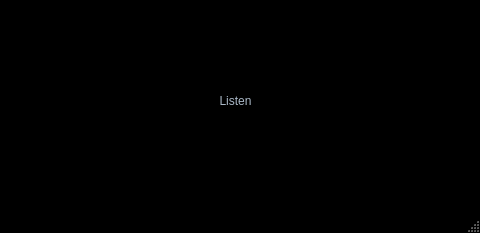
<?xml version="1.0" encoding="UTF-8"?>
<ui version="4.0">
 <class>MainWindow</class>
 <widget class="QMainWindow" name="MainWindow">
  <property name="geometry">
   <rect>
    <x>0</x>
    <y>0</y>
    <width>480</width>
    <height>233</height>
   </rect>
  </property>
  <property name="windowTitle">
   <string>MainWindow</string>
  </property>
  <property name="styleSheet">
   <string notr="true">/*
AMOLED Style Sheet for QT Applications
Author: Jaime A. Quiroga P.
Company: GTRONICK
Last updated: 01/10/2021, 15:49.
Available at: https://github.com/GTRONICK/QSS/blob/master/AMOLED.qss
*/
QMainWindow {
	background-color:#000000;
}
QDialog {
	background-color:#000000;
}
QColorDialog {
	background-color:#000000;
}
QTextEdit {
	background-color:#000000;
	color: #a9b7c6;
}
QPlainTextEdit {
	selection-background-color:#f39c12;
	background-color:#000000;
	border: 1px solid #FF00FF;
	color: #a9b7c6;
}
QPushButton{
	border: 1px transparent;
	color: #a9b7c6;
	padding: 2px;
	background-color: #000000;
}
QPushButton::default{
	border: 1px transparent;
	color: #a9b7c6;
	padding: 2px;
	background-color: #000000;
}
QPushButton:hover{
	border-style: solid;
	border-top-color: transparent;
	border-right-color: transparent;
	border-left-color: transparent;
	border-bottom-color: #FF00FF;
	border-bottom-width: 1px;
	border-bottom-radius: 6px;
	border-style: solid;
	color: #FFFFFF;
	padding-bottom: 2px;
	background-color: #000000;
}
QPushButton:pressed{
	border-style: solid;
	border-top-color: transparent;
	border-right-color: transparent;
	border-left-color: transparent;
	border-bottom-color: #FF00FF;
	border-bottom-width: 2px;
	border-bottom-radius: 6px;
	border-style: solid;
	color: #e67e22;
	padding-bottom: 1px;
	background-color: #000000;
}
QPushButton:disabled{
	border-style: solid;
	border-top-color: transparent;
	border-right-color: transparent;
	border-left-color: transparent;
	border-bottom-color: transparent;
	border-bottom-width: 2px;
	border-bottom-radius: 6px;
	border-style: solid;
	color: #808086;
	padding-bottom: 1px;
	background-color: #000000;
}
QToolButton {
	border-style: solid;
	border-top-color: transparent;
	border-right-color: transparent;
	border-left-color: transparent;
	border-bottom-color: #e67e22;
	border-bottom-width: 1px;
	border-style: solid;
	color: #a9b7c6;
	padding: 2px;
	background-color: #000000;
}
QToolButton:hover{
	border-style: solid;
	border-top-color: transparent;
	border-right-color: transparent;
	border-left-color: transparent;
	border-bottom-color: #e67e22;
	border-bottom-width: 2px;
	border-bottom-radius: 6px;
	border-style: solid;
	color: #FFFFFF;
	padding-bottom: 1px;
	background-color: #000000;
}
QLineEdit {
	border-width: 1px; border-radius: 4px;
	border-color: rgb(58, 58, 58);
	border-style: inset;
	padding: 0 8px;
	color: #a9b7c6;
	background:#000000;
	selection-background-color:#007b50;
	selection-color: #FFFFFF;
}
QLabel {
	color: #a9b7c6;
}
QLCDNumber {
	color: #e67e22;
}
QProgressBar {
	text-align: center;
	color: rgb(240, 240, 240);
	border-width: 1px; 
	border-radius: 10px;
	border-color: rgb(58, 58, 58);
	border-style: inset;
	background-color:#000000;
}
QProgressBar::chunk {
	background-color: #e67e22;
	border-radius: 5px;
}
QMenu{
	background-color:#000000;
}
QMenuBar {
	background:rgb(0, 0, 0);
	color: #a9b7c6;
}
QMenuBar::item {
  	spacing: 3px; 
	padding: 1px 4px;
  	background: transparent;
}
QMenuBar::item:selected { 
  	border-style: solid;
	border-top-color: transparent;
	border-right-color: transparent;
	border-left-color: transparent;
	border-bottom-color: #e67e22;
	border-bottom-width: 1px;
	border-bottom-radius: 6px;
	border-style: solid;
	color: #FFFFFF;
	padding-bottom: 0px;
	background-color: #000000;
}
QMenu::item:selected {
	border-style: solid;
	border-top-color: transparent;
	border-right-color: transparent;
	border-left-color: #e67e22;
	border-bottom-color: transparent;
	border-left-width: 2px;
	color: #FFFFFF;
	padding-left:15px;
	padding-top:4px;
	padding-bottom:4px;
	padding-right:7px;
	background-color:#000000;
}
QMenu::item {
	border-style: solid;
	border-top-color: transparent;
	border-right-color: transparent;
	border-left-color: transparent;
	border-bottom-color: transparent;
	border-bottom-width: 1px;
	border-style: solid;
	color: #a9b7c6;
	padding-left:17px;
	padding-top:4px;
	padding-bottom:4px;
	padding-right:7px;
	background-color:#000000;
}
QTabWidget {
	color:rgb(0,0,0);
	background-color:#000000;
}
QTabWidget::pane {
		border-color: rgb(77,77,77);
		background-color:#000000;
		border-style: solid;
		border-width: 1px;
    	border-radius: 6px;
}
QTabBar::tab {
	border-style: solid;
	border-top-color: transparent;
	border-right-color: transparent;
	border-left-color: transparent;
	border-bottom-color: transparent;
	border-bottom-width: 1px;
	border-style: solid;
	color: #808086;
	padding: 3px;
	margin-left:3px;
	background-color:#000000;
}
QTabBar::tab:selected, QTabBar::tab:last:selected, QTabBar::tab:hover {
  	border-style: solid;
	border-top-color: transparent;
	border-right-color: transparent;
	border-left-color: transparent;
	border-bottom-color: #e67e22;
	border-bottom-width: 2px;
	border-style: solid;
	color: #FFFFFF;
	padding-left: 3px;
	padding-bottom: 2px;
	margin-left:3px;
	background-color:#000000;
}

QCheckBox {
	color: #a9b7c6;
	padding: 2px;
}
QCheckBox:disabled {
	color: #808086;
	padding: 2px;
}

QCheckBox:hover {
	border-radius:4px;
	border-style:solid;
	padding-left: 1px;
	padding-right: 1px;
	padding-bottom: 1px;
	padding-top: 1px;
	border-width:1px;
	border-color: rgb(87, 97, 106);
	background-color:#000000;
}
QCheckBox::indicator:checked {

	height: 10px;
	width: 10px;
	border-style:solid;
	border-width: 1px;
	border-color: #e67e22;
	color: #a9b7c6;
	background-color: #e67e22;
}
QCheckBox::indicator:unchecked {

	height: 10px;
	width: 10px;
	border-style:solid;
	border-width: 1px;
	border-color: #e67e22;
	color: #a9b7c6;
	background-color: transparent;
}
QRadioButton {
	color: #a9b7c6;
	background-color:#000000;
	padding: 1px;
}
QRadioButton::indicator:checked {
	height: 10px;
	width: 10px;
	border-style:solid;
	border-radius:5px;
	border-width: 1px;
	border-color: #e67e22;
	color: #a9b7c6;
	background-color: #e67e22;
}
QRadioButton::indicator:!checked {
	height: 10px;
	width: 10px;
	border-style:solid;
	border-radius:5px;
	border-width: 1px;
	border-color: #e67e22;
	color: #a9b7c6;
	background-color: transparent;
}
QStatusBar {
	color:#34e8eb;
}
QSpinBox {
	color: #a9b7c6;	
	background-color:#000000;
}
QDoubleSpinBox {
	color: #a9b7c6;	
	background-color:#000000;
}
QTimeEdit {
	color: #a9b7c6;	
	background-color:#000000;
}
QDateTimeEdit {
	color: #a9b7c6;	
	background-color:#000000;
}
QDateEdit {
	color: #a9b7c6;	
	background-color:#000000;
}
QComboBox {
	color: #a9b7c6;	
	background: #1e1d23;
}
QComboBox:editable {
	background: #1e1d23;
	color: #a9b7c6;
	selection-background-color:#000000;
}
QComboBox QAbstractItemView {
	color: #a9b7c6;	
	background: #1e1d23;
	selection-color: #FFFFFF;
	selection-background-color:#000000;
}
QComboBox:!editable:on, QComboBox::drop-down:editable:on {
	color: #a9b7c6;	
	background: #1e1d23;
}
QFontComboBox {
	color: #a9b7c6;	
	background-color:#000000;
}
QToolBox {
	color: #a9b7c6;
	background-color:#000000;
}
QToolBox::tab {
	color: #a9b7c6;
	background-color:#000000;
}
QToolBox::tab:selected {
	color: #FFFFFF;
	background-color:#000000;
}
QScrollArea {
	color: #FFFFFF;
	background-color:#000000;
}
QSlider::groove:horizontal {
	height: 5px;
	background: #e67e22;
}
QSlider::groove:vertical {
	width: 5px;
	background: #e67e22;
}
QSlider::handle:horizontal {
	background: qlineargradient(x1:0, y1:0, x2:1, y2:1, stop:0 #b4b4b4, stop:1 #8f8f8f);
	border: 1px solid #5c5c5c;
	width: 14px;
	margin: -5px 0;
	border-radius: 7px;
}
QSlider::handle:vertical {
	background: qlineargradient(x1:1, y1:1, x2:0, y2:0, stop:0 #b4b4b4, stop:1 #8f8f8f);
	border: 1px solid #5c5c5c;
	height: 14px;
	margin: 0 -5px;
	border-radius: 7px;
}
QSlider::add-page:horizontal {
    background: white;
}
QSlider::add-page:vertical {
    background: white;
}
QSlider::sub-page:horizontal {
    background: #e67e22;
}
QSlider::sub-page:vertical {
    background: #e67e22;
}
QScrollBar:horizontal {
	max-height: 20px;
	background: rgb(0,0,0);
	border: 1px transparent grey;
	margin: 0px 20px 0px 20px;
}
QScrollBar::handle:horizontal {
	background-color: qlineargradient(x1:0, y1:0, x2:0, y2:1, stop:0 rgba(255, 0, 0, 0), stop:0.7 rgba(255, 0, 0, 0), stop:0.71 rgb(230, 126, 34), stop:1 rgb(230, 126, 34));
	border-style: solid;
	border-width: 1px;
	border-color: rgb(0,0,0);
	min-width: 25px;
}
QScrollBar::handle:horizontal:hover {
	background: rgb(230, 126, 34);
	border-style: solid;
	border-width: 1px;
	border-color: rgb(0,0,0);
	min-width: 25px;
}
QScrollBar::add-line:horizontal {
  	border: 1px solid;
  	border-color: rgb(0,0,0);
  	background-color: qlineargradient(x1:0, y1:0, x2:0, y2:1, stop:0 rgba(255, 0, 0, 0), stop:0.7 rgba(255, 0, 0, 0), stop:0.71 rgb(230, 126, 34), stop:1 rgb(230, 126, 34));
  	width: 20px;
  	subcontrol-position: right;
  	subcontrol-origin: margin;
}
QScrollBar::add-line:horizontal:hover {
  	border: 1px solid;
  	border-color: rgb(0,0,0);
	border-radius: 8px;
  	background: rgb(230, 126, 34);
  	height: 16px;
  	width: 16px;
  	subcontrol-position: right;
  	subcontrol-origin: margin;
}
QScrollBar::add-line:horizontal:pressed {
  	border: 1px solid;
  	border-color: grey;
	border-radius: 8px;
  	background: rgb(230, 126, 34);
  	height: 16px;
  	width: 16px;
  	subcontrol-position: right;
  	subcontrol-origin: margin;
}
QScrollBar::sub-line:horizontal {
  	border: 1px solid;
  	border-color: rgb(0,0,0);
  	background-color: qlineargradient(x1:0, y1:0, x2:0, y2:1, stop:0 rgba(255, 0, 0, 0), stop:0.7 rgba(255, 0, 0, 0), stop:0.71 rgb(230, 126, 34), stop:1 rgb(230, 126, 34));
  	width: 20px;
  	subcontrol-position: left;
  	subcontrol-origin: margin;
}
QScrollBar::sub-line:horizontal:hover {
  	border: 1px solid;
  	border-color: rgb(0,0,0);
	border-radius: 8px;
  	background: rgb(230, 126, 34);
  	height: 16px;
  	width: 16px;
  	subcontrol-position: left;
  	subcontrol-origin: margin;
}
QScrollBar::sub-line:horizontal:pressed {
  	border: 1px solid;
  	border-color: grey;
	border-radius: 8px;
  	background: rgb(230, 126, 34);
  	height: 16px;
  	width: 16px;
  	subcontrol-position: left;
  	subcontrol-origin: margin;
}
QScrollBar::left-arrow:horizontal {
  	border: 1px transparent grey;
  	border-radius: 3px;
  	width: 6px;
  	height: 6px;
 	background: rgb(0,0,0);
}
QScrollBar::right-arrow:horizontal {
	border: 1px transparent grey;
	border-radius: 3px;
  	width: 6px;
  	height: 6px;
 	background: rgb(0,0,0);
}
QScrollBar::add-page:horizontal, QScrollBar::sub-page:horizontal {
 	background: none;
} 
QScrollBar:vertical {
	max-width: 20px;
	background: rgb(0,0,0);
	border: 1px transparent grey;
	margin: 20px 0px 20px 0px;
}
QScrollBar::add-line:vertical {
	border: 1px solid;
  	border-color: rgb(0,0,0);
  	background-color: qlineargradient(x1:0, y1:0, x2:1, y2:0, stop:0 rgba(255, 0, 0, 0), stop:0.7 rgba(255, 0, 0, 0), stop:0.71 rgb(230, 126, 34), stop:1 rgb(230, 126, 34));
  	height: 20px;
  	subcontrol-position: bottom;
  	subcontrol-origin: margin;
}
QScrollBar::add-line:vertical:hover {
  	border: 1px solid;
  	border-color: rgb(0,0,0);
	border-radius: 8px;
  	background: rgb(230, 126, 34);
  	height: 16px;
  	width: 16px;
  	subcontrol-position: bottom;
  	subcontrol-origin: margin;
}
QScrollBar::add-line:vertical:pressed {
  	border: 1px solid;
  	border-color: grey;
	border-radius: 8px;
  	background: rgb(230, 126, 34);
  	height: 16px;
  	width: 16px;
  	subcontrol-position: bottom;
  	subcontrol-origin: margin;
}
QScrollBar::sub-line:vertical {
  	border: 1px solid;
  	border-color: rgb(0,0,0);
	background-color: qlineargradient(x1:0, y1:0, x2:1, y2:0, stop:0 rgba(255, 0, 0, 0), stop:0.7 rgba(255, 0, 0, 0), stop:0.71 rgb(230, 126, 34), stop:1 rgb(230, 126, 34));
  	height: 20px;
  	subcontrol-position: top;
  	subcontrol-origin: margin;
}
QScrollBar::sub-line:vertical:hover {
  	border: 1px solid;
  	border-color: rgb(0,0,0);
	border-radius: 8px;
  	background: rgb(230, 126, 34);
  	height: 16px;
  	width: 16px;
  	subcontrol-position: top;
  	subcontrol-origin: margin;
}
QScrollBar::sub-line:vertical:pressed {
  	border: 1px solid;
  	border-color: grey;
	border-radius: 8px;
  	background: rgb(230, 126, 34);
  	height: 16px;
  	width: 16px;
  	subcontrol-position: top;
  	subcontrol-origin: margin;
}
	QScrollBar::handle:vertical {
	background-color: qlineargradient(x1:0, y1:0, x2:1, y2:0, stop:0 rgba(255, 0, 0, 0), stop:0.7 rgba(255, 0, 0, 0), stop:0.71 rgb(230, 126, 34), stop:1 rgb(230, 126, 34));
	border-style: solid;
	border-width: 1px;
	border-color: rgb(0,0,0);
	min-height: 25px;
}
QScrollBar::handle:vertical:hover {
	background: rgb(230, 126, 34);
	border-style: solid;
	border-width: 1px;
	border-color: rgb(0,0,0);
	min-heigth: 25px;
}
QScrollBar::up-arrow:vertical {
	border: 1px transparent grey;
	border-radius: 3px;
  	width: 6px;
  	height: 6px;
 	background: rgb(0,0,0);
}
QScrollBar::down-arrow:vertical {
  	border: 1px transparent grey;
  	border-radius: 3px;
  	width: 6px;
  	height: 6px;
 	background: rgb(0,0,0);
}
QScrollBar::add-page:vertical, QScrollBar::sub-page:vertical {
  	background: none;
}</string>
  </property>
  <widget class="QWidget" name="centralwidget">
   <widget class="QPushButton" name="start">
    <property name="geometry">
     <rect>
      <x>170</x>
      <y>80</y>
      <width>131</width>
      <height>41</height>
     </rect>
    </property>
    <property name="styleSheet">
     <string notr="true">border-color: rgb(255, 255, 255);</string>
    </property>
    <property name="text">
     <string>Listen</string>
    </property>
   </widget>
  </widget>
  <widget class="QStatusBar" name="statusbar"/>
  <action name="actionnew_room">
   <property name="text">
    <string>new room</string>
   </property>
  </action>
  <action name="actionadd_image">
   <property name="text">
    <string>add image</string>
   </property>
  </action>
 </widget>
 <resources/>
 <connections/>
</ui>
